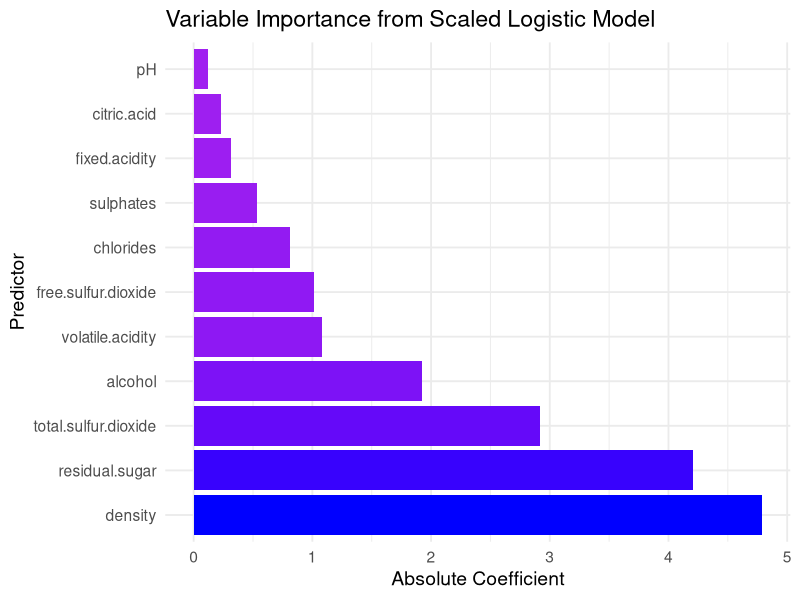
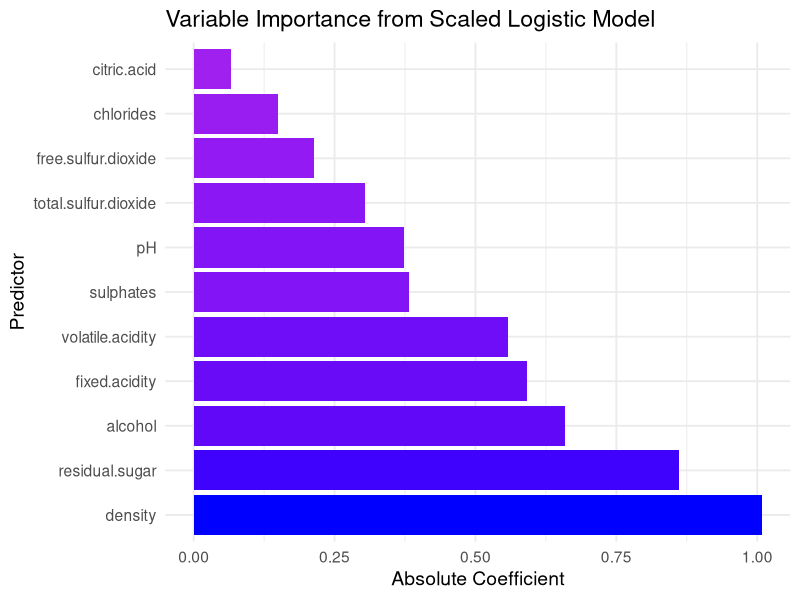

Write the R code that produced these figures, in order.
library(tidyverse)
library(caret)
train_data <- read.csv("wine_train_scaled.csv")
test_data <- read.csv("wine_test_scaled.csv")

formula <- as.formula(
  paste(
    "(color=='red') ~",
    paste(setdiff(names(train_data), c("quality_7","color","quality")), collapse = " + ")
  )
)
formula1 <- as.formula(
  paste(
    "quality_7 ~",
    paste(setdiff(names(train_data), c("quality_7","quality","color")), collapse = " + ")
  )
)

#Logistic
model<-glm(formula,family = "binomial",train_data)
predicted_classes<-ifelse(predict(model,test_data, type = "response")>0.5,"red","white")
# make sure they’re factors with same levels:
pred_f <- factor(predicted_classes, levels = c("red","white"))
act_f  <- factor(test_data$color,    levels = c("red","white"))

# compute with “red” as positive:
cm <- confusionMatrix(pred_f, act_f, positive = "red")

# extract:
cm$overall["Accuracy"]
cm$byClass["Pos Pred Value"]  
cm$byClass["Sensitivity"]
cm$table

# 1. Extract absolute coefficients
imp <- abs(coef(model)[-1])

# 2. Build and order the data frame
imp_df <- data.frame(
  predictor  = names(imp),
  importance = as.numeric(imp),
  row.names  = NULL
)
imp_df <- imp_df[order(imp_df$importance, decreasing = TRUE), ]

# 3. Convert predictor to factor for plotting order
imp_df$predictor <- factor(imp_df$predictor, levels = imp_df$predictor)

ggplot(imp_df, aes(x = predictor, y = importance, fill = importance)) +
  geom_col() +
  coord_flip() +
  scale_fill_gradient(
    low  = "purple",
    high = "blue",
    guide = FALSE
  ) +
  labs(
    x     = "Predictor",
    y     = "Absolute Coefficient",
    title = "Variable Importance from Scaled Logistic Model"
  ) +
  theme_minimal(base_size = 14)



#Logistic
model<-glm(formula1,family = "binomial",train_data)
# make sure they’re factors with same levels:
probs <- predict(model, newdata = test_data, type = "response")
predicted_classes <- ifelse(probs > 0.5, "1", "0")
pred_f <- factor(predicted_classes)
act_f  <- factor(test_data$quality_7)

# compute with “red” as positive:
cm <- confusionMatrix(pred_f, act_f, positive = "1")

# extract:
cm$overall["Accuracy"]
cm$byClass["Pos Pred Value"]  #precision
cm$byClass["Sensitivity"]   #recall
cm$table


# 1. Extract absolute coefficients
imp <- abs(coef(model)[-1])

# 2. Build and order the data frame
imp_df <- data.frame(
  predictor  = names(imp),
  importance = as.numeric(imp),
  row.names  = NULL
)
imp_df <- imp_df[order(imp_df$importance, decreasing = TRUE), ]

# 3. Convert predictor to factor for plotting order
imp_df$predictor <- factor(imp_df$predictor, levels = imp_df$predictor)

ggplot(imp_df, aes(x = predictor, y = importance, fill = importance)) +
  geom_col() +
  coord_flip() +
  scale_fill_gradient(
    low  = "purple",
    high = "blue",
    guide = FALSE
  ) +
  labs(
    x     = "Predictor",
    y     = "Absolute Coefficient",
    title = "Variable Importance from Scaled Logistic Model"
  ) +
  theme_minimal(base_size = 14)